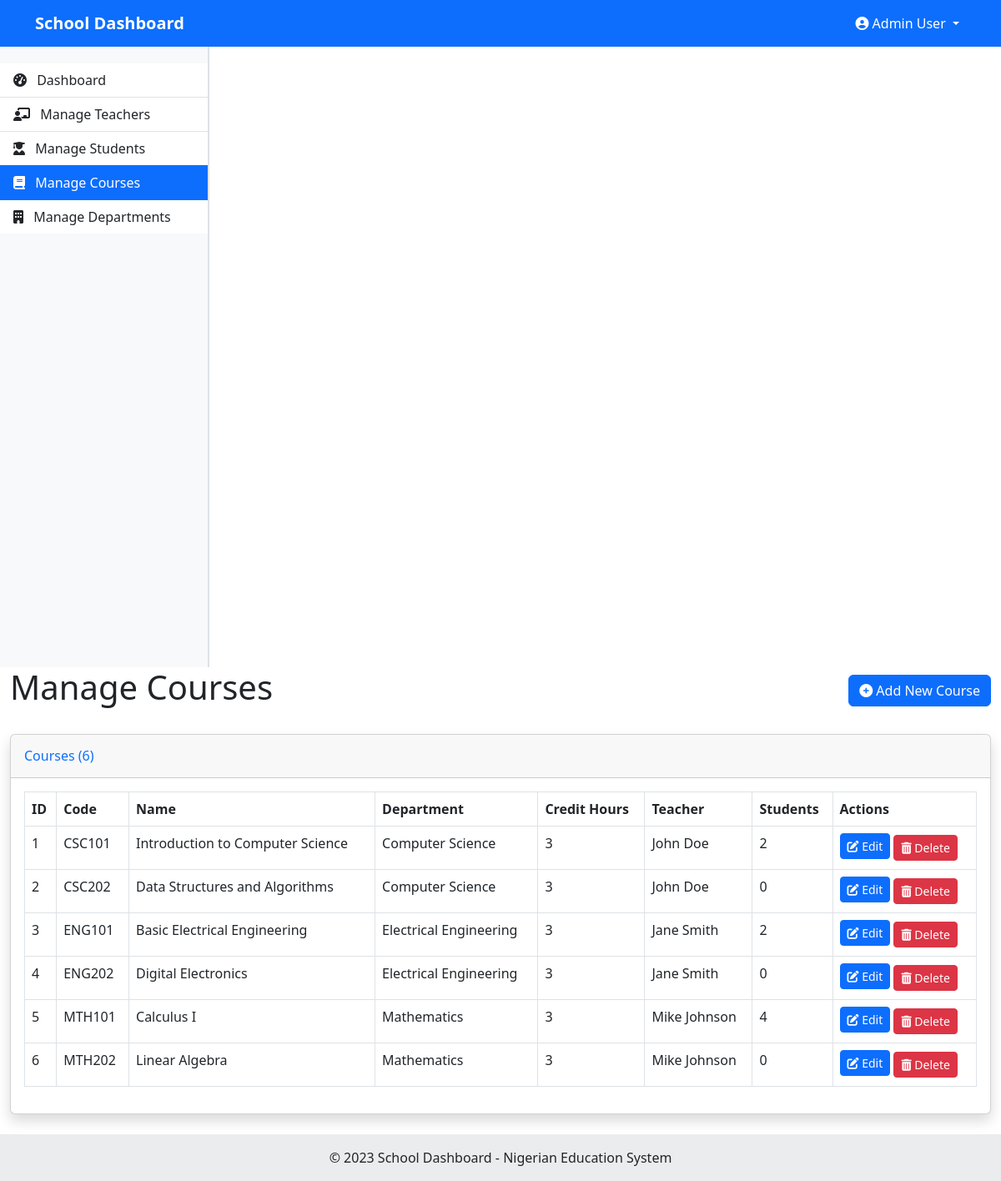
The page /admin/courses.php (signed in) on the database its author committed.
### tables this page shows
CREATE TABLE IF NOT EXISTS courses (
    id INT AUTO_INCREMENT PRIMARY KEY,
    course_code VARCHAR(20) NOT NULL,
    title VARCHAR(100) NOT NULL,
    department_id INT NOT NULL,
    semester_id INT NOT NULL,
    credit_units INT NOT NULL,
    teacher_id INT,
    FOREIGN KEY (department_id) REFERENCES departments(id),
    FOREIGN KEY (semester_id) REFERENCES semesters(id),
    FOREIGN KEY (teacher_id) REFERENCES users(id)
);

CREATE TABLE IF NOT EXISTS departments (
    id INT AUTO_INCREMENT PRIMARY KEY,
    name VARCHAR(100) NOT NULL,
    created_at TIMESTAMP DEFAULT CURRENT_TIMESTAMP
);

CREATE TABLE IF NOT EXISTS users (
    id INT AUTO_INCREMENT PRIMARY KEY,
    full_name VARCHAR(100) NOT NULL,
    email VARCHAR(100) NOT NULL UNIQUE,
    password VARCHAR(255) NOT NULL,
    user_type_id INT NOT NULL,
    department_id INT,
    age INT,
    profile_picture VARCHAR(255) DEFAULT 'default.jpg',
    created_at TIMESTAMP DEFAULT CURRENT_TIMESTAMP,
    FOREIGN KEY (user_type_id) REFERENCES user_types(id),
    FOREIGN KEY (department_id) REFERENCES departments(id)
);

### classes/SessionManager.php (called while the page is built, shortened)
<?php
class SessionManager {
    public static function isLoggedIn() {
        return isset($_SESSION['user_id']);
    }
    public static function getUserName() {
        return isset($_SESSION['full_name']) ? $_SESSION['full_name'] : null;
    }
    public static function getUserTypeId() {
        return isset($_SESSION['user_type_id']) ? $_SESSION['user_type_id'] : null;
    }
    public static function isAdmin() {
        return self::getUserTypeId() == 1;
    }
}
?>

### classes/Database.php (called while the page is built, shortened)
<?php
class Database {
    private $host = "localhost";
    private $username = "root";
    private $password = "";
    private $database = "school_dashboard";
    private $conn;
    public function __construct() {
        $this->conn = new mysqli($this->host, $this->username, $this->password, $this->database);
    }
    public function query($sql) {
        return $this->conn->query($sql);
    }
    public function prepare($sql) {
        return $this->conn->prepare($sql);
    }
}
?>

### classes/Course.php (called while the page is built, shortened)
<?php
require_once 'Database.php';
class Course {
    private $db;
    public function __construct() {
        $this->db = new Database();
    }
    public function getAllCoursesWithDetails() {
        $sql = "SELECT c.*, d.name as department_name, u.full_name as teacher_name
                FROM courses c
                LEFT JOIN departments d ON c.department_id = d.id
                LEFT JOIN users u ON c.teacher_id = u.id
                ORDER BY c.id ASC";
        $result = $this->db->query($sql);
        $courses = [];
        while ($row = $result->fetch_assoc()) {
            $courses[] = $row;
        }
        return $courses;
    }
    public function getEnrolledStudentsCount($course_id) {
        $sql = "SELECT COUNT(*) as count FROM student_courses WHERE course_id = ?";
        $stmt = $this->db->prepare($sql);
        $stmt->bind_param("i", $course_id);
        $stmt->execute();
        $result = $stmt->get_result();
        if ($result->num_rows === 1) {
            $row = $result->fetch_assoc();
            return $row['count'];
        }
        return 0;
    }
}
?>

### admin/courses.php (the view, shortened to what this page needs)
<?php
require_once '../classes/SessionManager.php';
require_once '../classes/Course.php';
$course = new Course();
$courses = $course->getAllCoursesWithDetails();
include '../includes/header.php';
?>
<div class="container-fluid">
    <div class="d-flex justify-content-between align-items-center mb-4">
        <h1>Manage Courses</h1>
        <button type="button" class="btn btn-primary" data-bs-toggle="modal" data-bs-target="#addCourseModal">
            <i class="fas fa-plus-circle"></i> Add New Course
        </button>
    </div>
    <div class="card shadow mb-4">
        <div class="card-header py-3">
            <h6 class="m-0 font-weight-bold text-primary">Courses (<?php echo count($courses); ?>)</h6>
        </div>
        <div class="card-body">
            <?php if (empty($courses)): ?>
                <div class="alert alert-info">
                    <p>No courses found.</p>
                </div>
            <?php else: ?>
                <div class="table-responsive">
                    <table class="table table-bordered" width="100%" cellspacing="0">
                        <thead>
                            <tr>
                                <th>ID</th>
                                <th>Code</th>
                                <th>Name</th>
                                <th>Department</th>
                                <th>Credit Hours</th>
                                <th>Teacher</th>
                                <th>Students</th>
                                <th>Actions</th>
                            </tr>
                        </thead>
                        <tbody>
                            <?php foreach ($courses as $c):
                                $studentsCount = $course->getEnrolledStudentsCount($c['id']);
                            ?>
                                <tr>
                                    <td><?php echo $c['id']; ?></td>
                                    <td><?php echo $c['course_code']; ?></td>
                                    <td><?php echo $c['title']; ?></td>
                                    <td><?php echo $c['department_name']; ?></td>
                                    <td><?php echo $c['credit_units']; ?></td>
                                    <td><?php echo $c['teacher_name']; ?></td>
                                    <td><?php echo $studentsCount; ?></td>
                                    <td>
                                        <button type="button" class="btn btn-sm btn-primary mb-1 edit-course"
                                                data-id="<?php echo $c['id']; ?>"
                                                data-name="<?php echo $c['title']; ?>"
                                                data-code="<?php echo $c['course_code']; ?>"
                                                data-description="<?php echo isset($c['description']) ? $c['description'] : ''; ?>"
                                                data-credit-hours="<?php echo $c['credit_units']; ?>"
                                                data-department="<?php echo $c['department_id']; ?>"
                                                data-teacher="<?php echo $c['teacher_id']; ?>"
                                                data-bs-toggle="modal" data-bs-target="#editCourseModal">
                                            <i class="fas fa-edit"></i> Edit
                                        </button>
                                        <form method="POST" action="" style="display:inline;">
                                            <button type="submit" name="delete_course" class="btn btn-sm btn-danger"
                                                    onclick="return confirm('Are you sure you want to delete this course? This action cannot be undone.');">
                                                <i class="fas fa-trash-alt"></i> Delete
                                            </button>
                                        </form>
                                    </td>
                                </tr>
                            <?php endforeach; ?>
                        </tbody>
                    </table>
                </div>
            <?php endif; ?>
        </div>
    </div>
</div>
<?php
include '../includes/footer.php';
?>

### includes/header.php (shortened to what this page needs)
<?php
require_once '../classes/SessionManager.php';
$current_page = basename($_SERVER['PHP_SELF']);
?>
<!DOCTYPE html>
<html lang="en">
<head>
    <link href="https://cdn.jsdelivr.net/npm/bootstrap@5.3.0-alpha1/dist/css/bootstrap.min.css" rel="stylesheet">
    <link rel="stylesheet" href="https://cdnjs.cloudflare.com/ajax/libs/font-awesome/6.4.0/css/all.min.css">
</head>
<body id="school-dashboard-v2">
    <nav class="navbar navbar-expand-lg navbar-dark bg-primary">
        <div class="container">
            <a class="navbar-brand" href="<?php echo SessionManager::isLoggedIn() ? '../dashboard.php' : '../index.php'; ?>">
                School Dashboard
            </a>
            <div class="collapse navbar-collapse" id="navbarNav">
                <ul class="navbar-nav ms-auto">
                    <?php if (SessionManager::isLoggedIn()): ?>
                        <li class="nav-item dropdown">
                            <a class="nav-link dropdown-toggle text-white" href="#" id="navbarDropdown" role="button" data-bs-toggle="dropdown" aria-expanded="false">
                                <i class="fas fa-user-circle"></i> <?php echo SessionManager::getUserName(); ?>
                            </a>
                        </li>
                    <?php else: ?>
                        <li class="nav-item">
                            <a class="nav-link text-white" href="../index.php">Login</a>
                        </li>
                    <?php endif; ?>
                </ul>
            </div>
        </div>
    </nav>
    <?php if (SessionManager::isLoggedIn()): ?>
        <table style="width: 100%; border-collapse: collapse; margin: 0; padding: 0; table-layout: fixed;">
            <tr>
                <td style="width: 250px; vertical-align: top; background-color: #f8f9fa; border-right: 1px solid #dee2e6; padding: 0;">
                    <div class="sidebar" style="width: 250px; height: calc(100vh - 56px); overflow-y: auto; padding-top: 20px;">
                        <div class="list-group list-group-flush">
                            <?php if (SessionManager::isAdmin()): ?>
                                <a href="../admin/dashboard.php" class="list-group-item list-group-item-action <?php echo $current_page == 'dashboard.php' ? 'active' : ''; ?>">
                                    <i class="fas fa-tachometer-alt me-2"></i> Dashboard
                                </a>
                                <a href="../admin/teachers.php" class="list-group-item list-group-item-action <?php echo $current_page == 'teachers.php' ? 'active' : ''; ?>">
                                    <i class="fas fa-chalkboard-teacher me-2"></i> Manage Teachers
                                </a>
                                <a href="../admin/students.php" class="list-group-item list-group-item-action <?php echo $current_page == 'students.php' ? 'active' : ''; ?>">
                                    <i class="fas fa-user-graduate me-2"></i> Manage Students
                                </a>
                                <a href="../admin/courses.php" class="list-group-item list-group-item-action <?php echo $current_page == 'courses.php' ? 'active' : ''; ?>">
                                    <i class="fas fa-book me-2"></i> Manage Courses
                                </a>
                                <a href="../admin/departments.php" class="list-group-item list-group-item-action <?php echo $current_page == 'departments.php' ? 'active' : ''; ?>">
                                    <i class="fas fa-building me-2"></i> Manage Departments
                                </a>
                            <?php endif; ?>
                        </div>
                    </div>
                </td>
                <td style="vertical-align: top; padding: 20px; width: calc(100% - 250px);">
                </td>
            </tr>
        </table>
    <?php endif; ?>
</body>
</html>

### includes/footer.php (shortened to what this page needs)
        <footer class="bg-light text-center text-lg-start mt-auto">
            <div class="text-center p-3" style="background-color: rgba(0, 0, 0, 0.05);">
                © 2023 School Dashboard - Nigerian Education System
            </div>
        </footer>
    </body>
</html>

### includes/header.php (style rules this page uses)
body { min-height: 100vh; display: flex; flex-direction: column; overflow-x: hidden; margin: 0; padding: 0; }
.sidebar { min-height: calc(100vh - 56px); background-color: #f8f9fa; padding-top: 20px; position: sticky; top: 56px; height: calc(100vh - 56px); overflow-y: auto; width: 250px; flex-shrink: 0; z-index: 100; border-right: 1px solid #dee2e6; }
.navbar-brand { font-weight: bold; }
.nav-link { color: #333; }
.card { margin-bottom: 20px; box-shadow: 0 4px 6px rgba(0,0,0,0.1); }

### rows shown on the page
courses: id "1", course_code "CSC101", title "Introduction to Computer Science", department.name "Computer Science", credit_units "3", teacher.full_name "John Doe", studentsCount "2"
courses: id "2", course_code "CSC202", title "Data Structures and Algorithms", department.name "Computer Science", credit_units "3", teacher.full_name "John Doe", studentsCount "0"
courses: id "3", course_code "ENG101", title "Basic Electrical Engineering", department.name "Electrical Engineering", credit_units "3", teacher.full_name "Jane Smith", studentsCount "2"
courses: id "4", course_code "ENG202", title "Digital Electronics", department.name "Electrical Engineering", credit_units "3", teacher.full_name "Jane Smith", studentsCount "0"
courses: id "5", course_code "MTH101", title "Calculus I", department.name "Mathematics", credit_units "3", teacher.full_name "Mike Johnson", studentsCount "4"
courses: id "6", course_code "MTH202", title "Linear Algebra", department.name "Mathematics", credit_units "3", teacher.full_name "Mike Johnson", studentsCount "0"

### other values the page prints
SessionManager::getUserName() "Admin User"
count($courses) "6"
